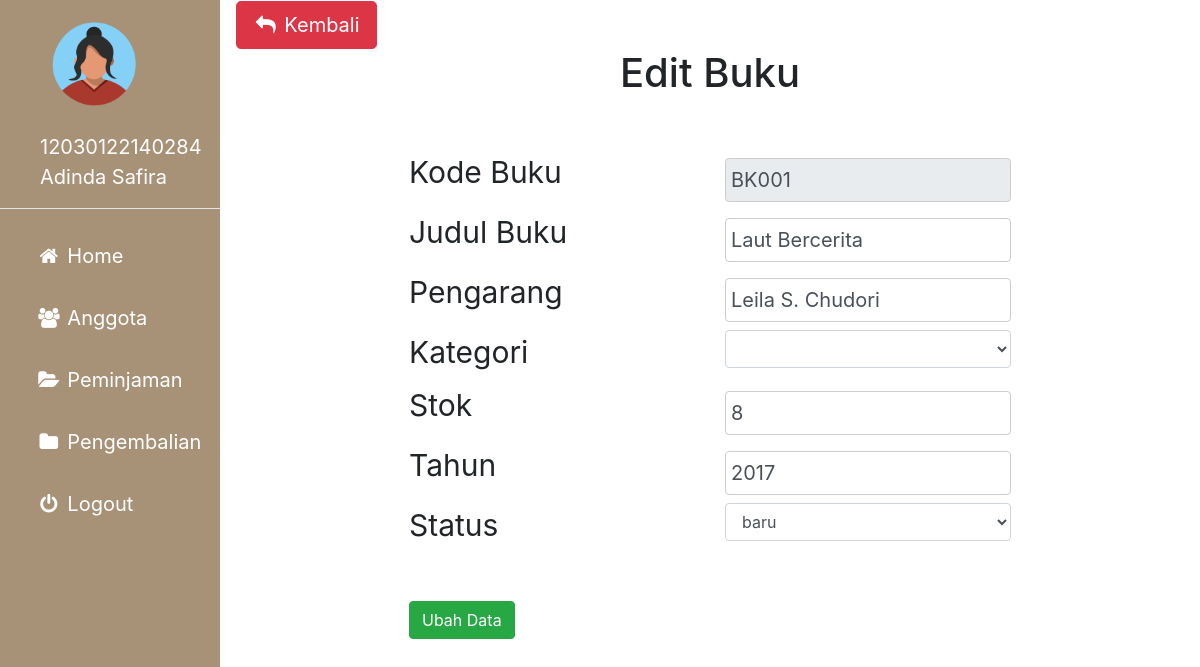
The page /admin/buku_edit.php?agung=BK001 (signed in) on the database its author committed.
### tables this page shows
CREATE TABLE `buku` (
  `kode_buku` varchar(10) NOT NULL,
  `judul` varchar(50) NOT NULL,
  `pengarang` varchar(50) NOT NULL,
  `id_kategori` int(5) NOT NULL,
  `stok` int(5) NOT NULL,
  `tahun` int(5) NOT NULL,
  `status` enum('baru','rusak','hilang','lama') NOT NULL
);

### admin/buku_edit.php (the view, shortened to what this page needs)
<?php
include'sidebar.php';
 ?>
 <link rel="stylesheet" href="../img/csskonten.css">
 <link rel="stylesheet" href="../css/bootstrap.css">
 <?php
 $metode = $_GET['agung'];
 $edit = $koneksi -> prepare("SELECT * FROM buku WHERE kode_buku = :kode");
 $edit -> bindParam(':kode', $metode);
 $edit -> execute();
 $hasil = $edit -> fetch();
 ?>
<div class="main">
  <button type="button" name="button" onclick="history.back(-1)" class="btn btn-danger btn-lg"><i class="fa fa-fw fa-reply"></i> Kembali</button>
  <div class="container col-md-8">
    <h1 align=center>Edit Buku</h1>
    <br>
    <form action="buku_proses.php?prabowo=edit" method="post">
      <div class="row">
        <div class="col">
          <label for="kode">Kode Buku</label>
        </div>
        <div class="col">
          <input type="text" class="form-control" name="kd_buku" value="<?php echo $hasil['kode_buku']; ?>" readonly>
        </div>
      </div>
      <div class="row">
        <div class="col">
          <label for="kode">Judul Buku</label>
        </div>
        <div class="col">
          <input type="text" class="form-control" name="judul" value="<?php echo $hasil['judul']; ?>">
        </div>
      </div>
      <div class="row">
        <div class="col">
          <label for="kode">Pengarang</label>
        </div>
        <div class="col">
          <input type="text" class="form-control" name="pengarang" value="<?php echo $hasil['pengarang']; ?>">
        </div>
      </div>
      <div class="row">
        <div class="col">
          <label for="kode">Kategori</label>
        </div>
        <div class="col">
          <select class="form-control" name="kat" >
            <option></option>
            <?php
            $zxc = $koneksi -> prepare("SELECT * FROM kategori");
            $zxc -> execute();
            while($cat = $zxc -> fetch()){
            ?>
            <option value="<?php echo $cat['id_kategori']; ?>"><?php echo $cat['nama_kategori']; ?></option>
          <?php } ?>
          </select>
        </div>
      </div>
      <div class="row">
        <div class="col">
          <label for="kode">Stok</label>
        </div>
        <div class="col">
          <input type="text" class="form-control" name="stok" value="<?php echo $hasil['stok']; ?>">
        </div>
      </div>
      <div class="row">
        <div class="col">
          <label for="kode">Tahun</label>
        </div>
        <div class="col">
          <input type="text" class="form-control" name="tahun" value="<?php echo $hasil['tahun']; ?>">
        </div>
      </div>
      <div class="row">
        <div class="col">
          <label for="kode">Status</label>
        </div>
        <div class="col">
          <select class="form-control" name="status">
            <option><?php echo $hasil['status']; ?></option>
          </select>
        </div>
      </div><br>
      <button type="submit" class="btn btn-success">Ubah Data</button>
    </form>
  </div>
</div>

### img/cssadmin.css (style rules this page uses)
body { margin: 0; font-family: "Lato", sans-serif; }

### img/csskonten.css (style rules this page uses)
.main { margin-left: 220px; padding: 1px 16px; height: 100%; font-size: 30px; }
input[type=text], input[type=password], select { width: 100%; padding: 5px 5px; margin: 8px 0; display: inline-block; border: 1px solid #ccc; box-sizing: border-box; font-size: 20px; }

### rows shown on the page
buku: kd_buku "BK001", judul "Laut Bercerita", pengarang "Leila S. Chudori", stok "8", tahun "2017", status "baru"

### other values the page prints
$_SESSION['username']['id'] "12030122140284"
$_SESSION['username']['nama'] "Adinda Safira"
